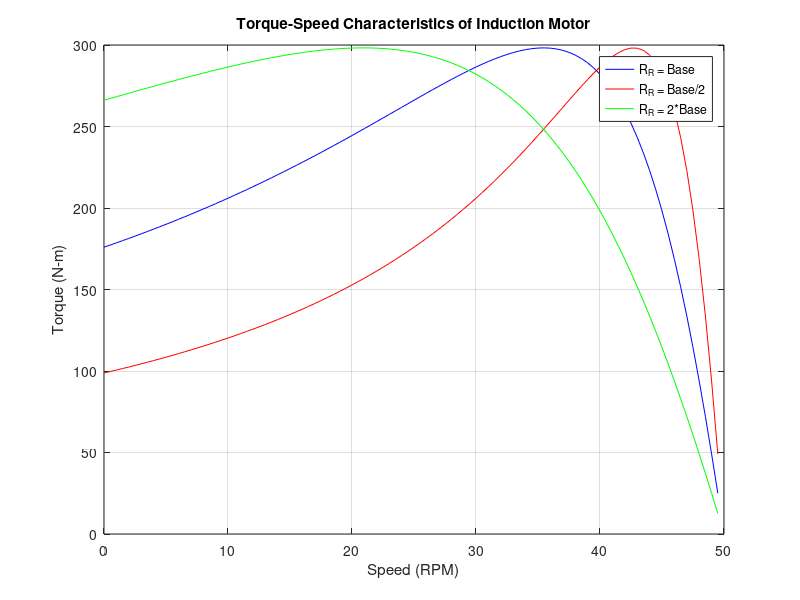

This chart was generated by the following MATLAB code:
% Define constants (to be extracted from Example Problem 7-5)
Vs = 400; % Supply voltage (example value)
omega_s = 2 * pi * 50; % Synchronous speed (example value)
R_th = 0.5; % Thevenin resistance (example value)
X_th = 1.0; % Thevenin reactance (example value)
X_R = 1.0; % Rotor reactance (example value)
R_R_base = 0.6; % Base rotor resistance (example value)

% Define slip range
s = 0:0.01:1;

% Case (a): Chosen value of R_R
T_a = (3 / omega_s) * (Vs^2 * (R_R_base ./ s) ./ ((R_th + R_R_base ./ s).^2 + (X_th + X_R).^2));

% Case (b): Half of R_R
T_b = (3 / omega_s) * (Vs^2 * ((R_R_base/2) ./ s) ./ ((R_th + (R_R_base/2) ./ s).^2 + (X_th + X_R).^2));

% Case (c): Double of R_R
T_c = (3 / omega_s) * (Vs^2 * ((2*R_R_base) ./ s) ./ ((R_th + (2*R_R_base) ./ s).^2 + (X_th + X_R).^2));

% Plotting
speed = (1 - s) * omega_s / (2 * pi); % Convert slip to speed (RPM)
plot(speed, T_a, 'b', 'DisplayName', 'R_R = Base');
hold on;
plot(speed, T_b, 'r', 'DisplayName', 'R_R = Base/2');
plot(speed, T_c, 'g', 'DisplayName', 'R_R = 2*Base');
xlabel('Speed (RPM)');
ylabel('Torque (N-m)');
title('Torque-Speed Characteristics of Induction Motor');
legend('show');
grid on;
hold off;